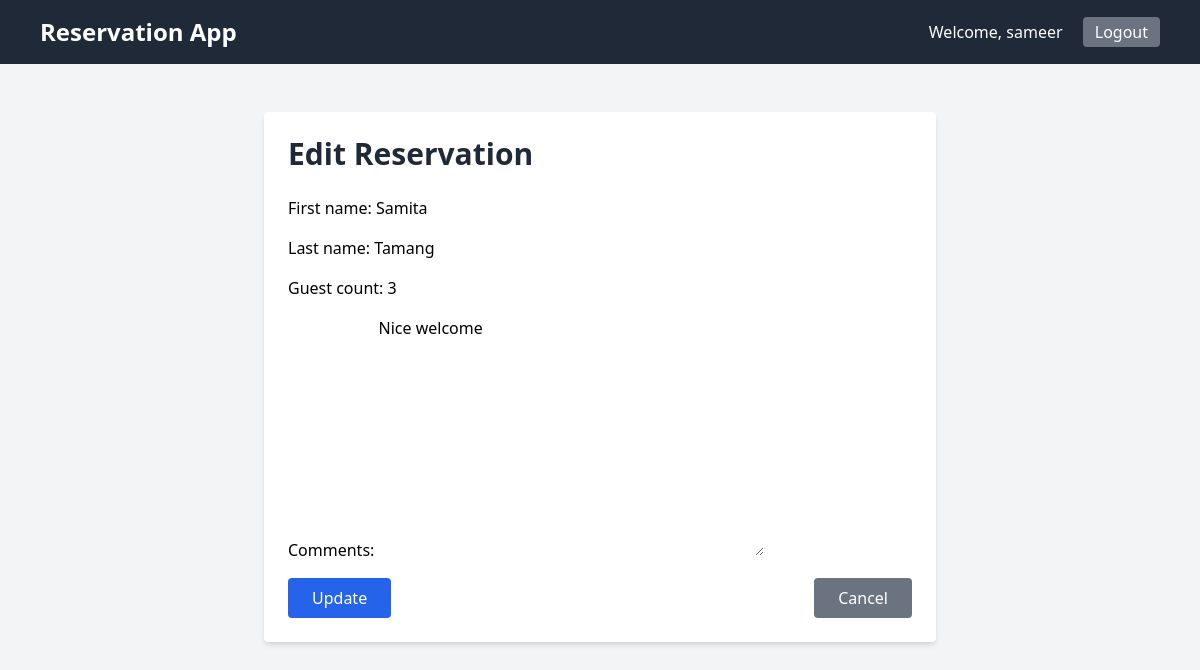
Page /app/edit/1/ (signed in) on the committed database.
### app/models.py (models this page shows, shortened)
class Reservation(models.Model):
    user = models.ForeignKey(User, on_delete=models.CASCADE)
    first_name = models.CharField(max_length=50)
    last_name = models.CharField(max_length=50)
    guest_count = models.PositiveIntegerField()
    comments = models.TextField(blank=True, null=True)
    date_created = models.DateTimeField(auto_now_add=True)

### app/views.py (the view)
# urls.py: path('edit/<int:pk>/', views.update_reservation, name='update'),
@login_required
def update_reservation(request, pk):
    reservation = get_object_or_404(Reservation, pk=pk, user=request.user)
    form = ReservationForm(request.POST or None, instance=reservation)
    if form.is_valid():
        form.save()
        return redirect('home')
    return render(request, 'form.html', {'form': form})

### app/forms.py
class ReservationForm(forms.ModelForm):
    class Meta:
        model = Reservation
        fields = ['first_name', 'last_name', 'guest_count', 'comments']

### app/templates/form.html (shortened to what this page needs)
{% extends 'base.html' %}
{% block content %}
<div class="max-w-2xl mx-auto p-6 bg-white rounded shadow-md">
    <h1 class="text-3xl font-bold text-gray-800 mb-6">
        {% if form.instance.pk %}Edit Reservation{% else %}Add New Reservation{% endif %}
    </h1>
    <form method="post" class="space-y-4">
        {{ form.as_p }}
        <div class="flex justify-between mt-4">
            <button type="submit" class="bg-blue-600 hover:bg-blue-700 text-white py-2 px-6 rounded">
                {% if form.instance.pk %}Update{% else %}Save{% endif %}
            </button>
            <a href="{% url 'home' %}" class="bg-gray-500 hover:bg-gray-700 text-white py-2 px-6 rounded">Cancel</a>
        </div>
    </form>
</div>
{% endblock %}

### app/templates/base.html (shortened to what this page needs)
<!DOCTYPE html>
<html lang="en">
<head>
    <script src="https://cdn.tailwindcss.com"></script>
</head>
<body class="bg-gray-100 min-h-screen flex flex-col">
    <nav class="bg-gray-800 text-white py-4">
        <div class="max-w-6xl mx-auto flex justify-between items-center px-4">
            <a href="{% url 'home' %}" class="text-2xl font-bold">Reservation App</a>
            <div>
                {% if user.is_authenticated %}
                    <span class="mr-4">Welcome, {{ user.username }}</span>
                    <a href="{% url 'logout' %}" class="bg-gray-500 hover:bg-gray-700 py-1 px-3 rounded">Logout</a>
                {% else %}
                    <a href="{% url 'login' %}" class="mr-2 hover:underline">Login</a>
                    <a href="{% url 'register' %}" class="hover:underline">Register</a>
                {% endif %}
            </div>
        </div>
    </nav>
    <main class="flex-1 max-w-6xl mx-auto w-full px-4 py-6">
        {% block content %}{% endblock %}
    </main>
</body>
</html>

### rows in the picture
Reservation: first_name "Samita", last_name "Tamang", guest_count "3", comments "Nice welcome"

### other values in the picture
{{ user.username }} "sameer"
